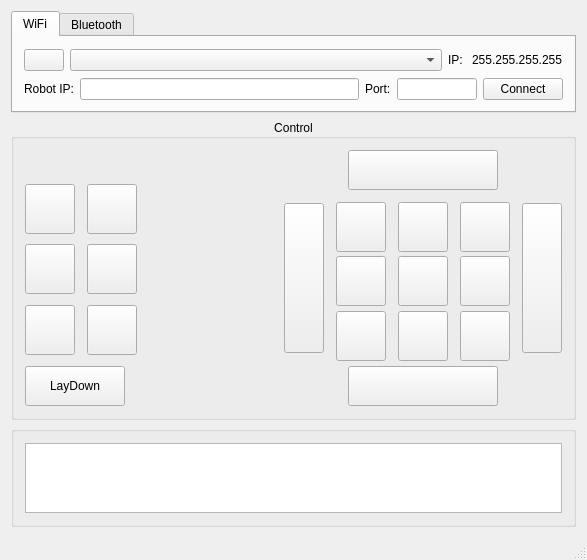
<?xml version="1.0" encoding="UTF-8"?>
<ui version="4.0">
 <class>MainWindow</class>
 <widget class="QMainWindow" name="MainWindow">
  <property name="geometry">
   <rect>
    <x>0</x>
    <y>0</y>
    <width>587</width>
    <height>560</height>
   </rect>
  </property>
  <property name="minimumSize">
   <size>
    <width>500</width>
    <height>560</height>
   </size>
  </property>
  <property name="windowTitle">
   <string>Hexapod</string>
  </property>
  <property name="windowIcon">
   <iconset>
    <normaloff>res/hexapod-logo.png</normaloff>res/hexapod-logo.png</iconset>
  </property>
  <widget class="QWidget" name="centralWidget">
   <layout class="QVBoxLayout" name="verticalLayout">
    <item>
     <widget class="QTabWidget" name="tabWidget">
      <property name="currentIndex">
       <number>0</number>
      </property>
      <widget class="QWidget" name="tab">
       <attribute name="title">
        <string>WiFi</string>
       </attribute>
       <layout class="QVBoxLayout" name="verticalLayout_3">
        <item>
         <layout class="QHBoxLayout" name="horizontalLayout_5">
          <item>
           <widget class="QPushButton" name="button_Refresh">
            <property name="text">
             <string/>
            </property>
            <property name="icon">
             <iconset>
              <normaloff>res/arrows-rotate-solid.svg</normaloff>res/arrows-rotate-solid.svg</iconset>
            </property>
           </widget>
          </item>
          <item>
           <widget class="QComboBox" name="comboBox_Interface">
            <property name="sizePolicy">
             <sizepolicy hsizetype="Expanding" vsizetype="Fixed">
              <horstretch>1</horstretch>
              <verstretch>0</verstretch>
             </sizepolicy>
            </property>
            <property name="minimumSize">
             <size>
              <width>100</width>
              <height>0</height>
             </size>
            </property>
            <property name="maximumSize">
             <size>
              <width>16777215</width>
              <height>16777215</height>
             </size>
            </property>
           </widget>
          </item>
          <item>
           <widget class="QLabel" name="label_2">
            <property name="text">
             <string>IP: </string>
            </property>
           </widget>
          </item>
          <item>
           <widget class="QLabel" name="label_LocalIP">
            <property name="text">
             <string>255.255.255.255</string>
            </property>
            <property name="textInteractionFlags">
             <set>Qt::LinksAccessibleByMouse|Qt::TextSelectableByMouse</set>
            </property>
           </widget>
          </item>
         </layout>
        </item>
        <item>
         <layout class="QHBoxLayout" name="horizontalLayout_7">
          <item>
           <widget class="QLabel" name="label_targetIP">
            <property name="sizePolicy">
             <sizepolicy hsizetype="Preferred" vsizetype="Preferred">
              <horstretch>0</horstretch>
              <verstretch>0</verstretch>
             </sizepolicy>
            </property>
            <property name="minimumSize">
             <size>
              <width>0</width>
              <height>0</height>
             </size>
            </property>
            <property name="baseSize">
             <size>
              <width>0</width>
              <height>0</height>
             </size>
            </property>
            <property name="text">
             <string>Robot IP:</string>
            </property>
           </widget>
          </item>
          <item>
           <widget class="QLineEdit" name="lineEdit_TcpClientTargetIP">
            <property name="minimumSize">
             <size>
              <width>150</width>
              <height>0</height>
             </size>
            </property>
            <property name="maximumSize">
             <size>
              <width>16777215</width>
              <height>16777215</height>
             </size>
            </property>
           </widget>
          </item>
          <item>
           <widget class="QLabel" name="label_targetPort">
            <property name="sizePolicy">
             <sizepolicy hsizetype="Preferred" vsizetype="Preferred">
              <horstretch>0</horstretch>
              <verstretch>0</verstretch>
             </sizepolicy>
            </property>
            <property name="minimumSize">
             <size>
              <width>0</width>
              <height>0</height>
             </size>
            </property>
            <property name="text">
             <string>Port:</string>
            </property>
           </widget>
          </item>
          <item>
           <widget class="QLineEdit" name="lineEdit_TcpClientTargetPort">
            <property name="minimumSize">
             <size>
              <width>80</width>
              <height>0</height>
             </size>
            </property>
            <property name="maximumSize">
             <size>
              <width>80</width>
              <height>16777215</height>
             </size>
            </property>
           </widget>
          </item>
          <item>
           <widget class="QPushButton" name="buttonTcpConnect">
            <property name="text">
             <string>Connect</string>
            </property>
           </widget>
          </item>
         </layout>
        </item>
       </layout>
      </widget>
      <widget class="QWidget" name="tab_2">
       <attribute name="title">
        <string>Bluetooth</string>
       </attribute>
       <layout class="QVBoxLayout" name="verticalLayout_4">
        <item>
         <layout class="QHBoxLayout" name="horizontalLayout_4">
          <item>
           <widget class="QLabel" name="label">
            <property name="text">
             <string>Robot MAC:</string>
            </property>
           </widget>
          </item>
          <item>
           <widget class="QLineEdit" name="lineEditBtMac">
            <property name="sizePolicy">
             <sizepolicy hsizetype="Expanding" vsizetype="Fixed">
              <horstretch>1</horstretch>
              <verstretch>0</verstretch>
             </sizepolicy>
            </property>
            <property name="minimumSize">
             <size>
              <width>150</width>
              <height>0</height>
             </size>
            </property>
           </widget>
          </item>
          <item>
           <widget class="QLabel" name="label_3">
            <property name="text">
             <string>Port:</string>
            </property>
           </widget>
          </item>
          <item>
           <widget class="QLineEdit" name="lineEditBtPort">
            <property name="minimumSize">
             <size>
              <width>80</width>
              <height>0</height>
             </size>
            </property>
            <property name="maximumSize">
             <size>
              <width>80</width>
              <height>16777215</height>
             </size>
            </property>
           </widget>
          </item>
          <item>
           <widget class="QPushButton" name="buttonBtConnect">
            <property name="text">
             <string>Connect</string>
            </property>
           </widget>
          </item>
         </layout>
        </item>
        <item>
         <spacer name="verticalSpacer">
          <property name="orientation">
           <enum>Qt::Vertical</enum>
          </property>
          <property name="sizeHint" stdset="0">
           <size>
            <width>20</width>
            <height>40</height>
           </size>
          </property>
         </spacer>
        </item>
       </layout>
      </widget>
     </widget>
    </item>
    <item>
     <widget class="QGroupBox" name="groupBox_Control">
      <property name="font">
       <font>
        <bold>false</bold>
       </font>
      </property>
      <property name="title">
       <string>Control</string>
      </property>
      <property name="alignment">
       <set>Qt::AlignCenter</set>
      </property>
      <property name="flat">
       <bool>false</bool>
      </property>
      <layout class="QHBoxLayout" name="horizontalLayout">
       <item>
        <layout class="QGridLayout" name="gridLayout_3">
         <property name="spacing">
          <number>12</number>
         </property>
         <item row="3" column="1">
          <widget class="QPushButton" name="pushButton_Twist">
           <property name="minimumSize">
            <size>
             <width>50</width>
             <height>50</height>
            </size>
           </property>
           <property name="maximumSize">
            <size>
             <width>50</width>
             <height>50</height>
            </size>
           </property>
           <property name="text">
            <string/>
           </property>
           <property name="icon">
            <iconset>
             <normaloff>res/arrow-twist-solid.svg</normaloff>res/arrow-twist-solid.svg</iconset>
           </property>
           <property name="iconSize">
            <size>
             <width>32</width>
             <height>32</height>
            </size>
           </property>
           <property name="checkable">
            <bool>false</bool>
           </property>
          </widget>
         </item>
         <item row="0" column="0" colspan="2">
          <widget class="QPushButton" name="pushButton_7">
           <property name="enabled">
            <bool>false</bool>
           </property>
           <property name="text">
            <string/>
           </property>
           <property name="flat">
            <bool>true</bool>
           </property>
          </widget>
         </item>
         <item row="5" column="0" colspan="2">
          <widget class="QPushButton" name="buttonLayDown">
           <property name="enabled">
            <bool>true</bool>
           </property>
           <property name="minimumSize">
            <size>
             <width>100</width>
             <height>40</height>
            </size>
           </property>
           <property name="maximumSize">
            <size>
             <width>100</width>
             <height>40</height>
            </size>
           </property>
           <property name="autoFillBackground">
            <bool>false</bool>
           </property>
           <property name="text">
            <string>LayDown</string>
           </property>
           <property name="autoDefault">
            <bool>false</bool>
           </property>
           <property name="default">
            <bool>false</bool>
           </property>
           <property name="flat">
            <bool>false</bool>
           </property>
          </widget>
         </item>
         <item row="4" column="0">
          <widget class="QPushButton" name="pushButton_RotateZ">
           <property name="minimumSize">
            <size>
             <width>50</width>
             <height>50</height>
            </size>
           </property>
           <property name="maximumSize">
            <size>
             <width>50</width>
             <height>50</height>
            </size>
           </property>
           <property name="text">
            <string/>
           </property>
           <property name="icon">
            <iconset>
             <normaloff>res/arrow-circle-solid.svg</normaloff>res/arrow-circle-solid.svg</iconset>
           </property>
           <property name="iconSize">
            <size>
             <width>32</width>
             <height>32</height>
            </size>
           </property>
           <property name="checkable">
            <bool>false</bool>
           </property>
          </widget>
         </item>
         <item row="4" column="1">
          <widget class="QPushButton" name="buttonClimbBackward">
           <property name="minimumSize">
            <size>
             <width>50</width>
             <height>50</height>
            </size>
           </property>
           <property name="maximumSize">
            <size>
             <width>50</width>
             <height>50</height>
            </size>
           </property>
           <property name="text">
            <string/>
           </property>
           <property name="icon">
            <iconset>
             <normaloff>res/climb-down-solid.svg</normaloff>res/climb-down-solid.svg</iconset>
           </property>
           <property name="iconSize">
            <size>
             <width>32</width>
             <height>32</height>
            </size>
           </property>
           <property name="checkable">
            <bool>false</bool>
           </property>
          </widget>
         </item>
         <item row="2" column="1">
          <widget class="QPushButton" name="buttonClimbForward">
           <property name="minimumSize">
            <size>
             <width>50</width>
             <height>50</height>
            </size>
           </property>
           <property name="maximumSize">
            <size>
             <width>50</width>
             <height>50</height>
            </size>
           </property>
           <property name="text">
            <string/>
           </property>
           <property name="icon">
            <iconset>
             <normaloff>res/climb-up-solid.svg</normaloff>res/climb-up-solid.svg</iconset>
           </property>
           <property name="iconSize">
            <size>
             <width>32</width>
             <height>32</height>
            </size>
           </property>
           <property name="checkable">
            <bool>false</bool>
           </property>
          </widget>
         </item>
         <item row="3" column="0">
          <widget class="QPushButton" name="pushButton_RotateX">
           <property name="sizePolicy">
            <sizepolicy hsizetype="Minimum" vsizetype="Minimum">
             <horstretch>0</horstretch>
             <verstretch>0</verstretch>
            </sizepolicy>
           </property>
           <property name="minimumSize">
            <size>
             <width>50</width>
             <height>50</height>
            </size>
           </property>
           <property name="maximumSize">
            <size>
             <width>50</width>
             <height>50</height>
            </size>
           </property>
           <property name="text">
            <string/>
           </property>
           <property name="icon">
            <iconset>
             <normaloff>res/arrow-up-down-solid.svg</normaloff>res/arrow-up-down-solid.svg</iconset>
           </property>
           <property name="iconSize">
            <size>
             <width>32</width>
             <height>32</height>
            </size>
           </property>
           <property name="checkable">
            <bool>false</bool>
           </property>
          </widget>
         </item>
         <item row="2" column="0">
          <widget class="QPushButton" name="pushButton_RotateY">
           <property name="minimumSize">
            <size>
             <width>50</width>
             <height>50</height>
            </size>
           </property>
           <property name="maximumSize">
            <size>
             <width>50</width>
             <height>50</height>
            </size>
           </property>
           <property name="text">
            <string/>
           </property>
           <property name="icon">
            <iconset>
             <normaloff>res/arrow-left-right-solid.svg</normaloff>res/arrow-left-right-solid.svg</iconset>
           </property>
           <property name="iconSize">
            <size>
             <width>32</width>
             <height>32</height>
            </size>
           </property>
           <property name="checkable">
            <bool>false</bool>
           </property>
          </widget>
         </item>
        </layout>
       </item>
       <item>
        <spacer name="horizontalSpacer_2">
         <property name="orientation">
          <enum>Qt::Horizontal</enum>
         </property>
         <property name="sizeHint" stdset="0">
          <size>
           <width>30</width>
           <height>20</height>
          </size>
         </property>
        </spacer>
       </item>
       <item>
        <layout class="QGridLayout" name="gridLayout">
         <property name="spacing">
          <number>12</number>
         </property>
         <item row="3" column="3">
          <widget class="QPushButton" name="buttonShiftRight">
           <property name="sizePolicy">
            <sizepolicy hsizetype="Minimum" vsizetype="Minimum">
             <horstretch>0</horstretch>
             <verstretch>0</verstretch>
            </sizepolicy>
           </property>
           <property name="minimumSize">
            <size>
             <width>50</width>
             <height>50</height>
            </size>
           </property>
           <property name="maximumSize">
            <size>
             <width>50</width>
             <height>50</height>
            </size>
           </property>
           <property name="text">
            <string/>
           </property>
           <property name="icon">
            <iconset>
             <normaloff>res/arrow-right-solid.svg</normaloff>res/arrow-right-solid.svg</iconset>
           </property>
           <property name="checkable">
            <bool>false</bool>
           </property>
          </widget>
         </item>
         <item row="2" column="0" rowspan="3">
          <widget class="QPushButton" name="buttonTurnLeft">
           <property name="sizePolicy">
            <sizepolicy hsizetype="Minimum" vsizetype="Fixed">
             <horstretch>0</horstretch>
             <verstretch>0</verstretch>
            </sizepolicy>
           </property>
           <property name="minimumSize">
            <size>
             <width>40</width>
             <height>150</height>
            </size>
           </property>
           <property name="text">
            <string/>
           </property>
           <property name="icon">
            <iconset>
             <normaloff>res/arrow-turn-left-solid.svg</normaloff>res/arrow-turn-left-solid.svg</iconset>
           </property>
           <property name="iconSize">
            <size>
             <width>24</width>
             <height>64</height>
            </size>
           </property>
           <property name="checkable">
            <bool>false</bool>
           </property>
          </widget>
         </item>
         <item row="4" column="2">
          <widget class="QPushButton" name="buttonBackward">
           <property name="sizePolicy">
            <sizepolicy hsizetype="Minimum" vsizetype="Minimum">
             <horstretch>0</horstretch>
             <verstretch>0</verstretch>
            </sizepolicy>
           </property>
           <property name="minimumSize">
            <size>
             <width>50</width>
             <height>50</height>
            </size>
           </property>
           <property name="maximumSize">
            <size>
             <width>50</width>
             <height>50</height>
            </size>
           </property>
           <property name="text">
            <string/>
           </property>
           <property name="icon">
            <iconset>
             <normaloff>res/arrow-down-solid.svg</normaloff>res/arrow-down-solid.svg</iconset>
           </property>
           <property name="checkable">
            <bool>false</bool>
           </property>
          </widget>
         </item>
         <item row="4" column="3">
          <widget class="QPushButton" name="buttonRight135">
           <property name="sizePolicy">
            <sizepolicy hsizetype="Minimum" vsizetype="Minimum">
             <horstretch>0</horstretch>
             <verstretch>0</verstretch>
            </sizepolicy>
           </property>
           <property name="minimumSize">
            <size>
             <width>50</width>
             <height>50</height>
            </size>
           </property>
           <property name="maximumSize">
            <size>
             <width>50</width>
             <height>50</height>
            </size>
           </property>
           <property name="text">
            <string/>
           </property>
           <property name="icon">
            <iconset>
             <normaloff>res/arrow-down-right-solid.svg</normaloff>res/arrow-down-right-solid.svg</iconset>
           </property>
           <property name="checkable">
            <bool>false</bool>
           </property>
          </widget>
         </item>
         <item row="4" column="1">
          <widget class="QPushButton" name="buttonLeft135">
           <property name="sizePolicy">
            <sizepolicy hsizetype="Minimum" vsizetype="Minimum">
             <horstretch>0</horstretch>
             <verstretch>0</verstretch>
            </sizepolicy>
           </property>
           <property name="minimumSize">
            <size>
             <width>50</width>
             <height>50</height>
            </size>
           </property>
           <property name="maximumSize">
            <size>
             <width>50</width>
             <height>50</height>
            </size>
           </property>
           <property name="text">
            <string/>
           </property>
           <property name="icon">
            <iconset>
             <normaloff>res/arrow-down-left-solid.svg</normaloff>res/arrow-down-left-solid.svg</iconset>
           </property>
           <property name="checkable">
            <bool>false</bool>
           </property>
          </widget>
         </item>
         <item row="2" column="4" rowspan="3">
          <widget class="QPushButton" name="buttonTurnRight">
           <property name="minimumSize">
            <size>
             <width>40</width>
             <height>150</height>
            </size>
           </property>
           <property name="text">
            <string/>
           </property>
           <property name="icon">
            <iconset>
             <normaloff>res/arrow-turn-right-solid.svg</normaloff>res/arrow-turn-right-solid.svg</iconset>
           </property>
           <property name="iconSize">
            <size>
             <width>24</width>
             <height>64</height>
            </size>
           </property>
           <property name="checkable">
            <bool>false</bool>
           </property>
          </widget>
         </item>
         <item row="2" column="3">
          <widget class="QPushButton" name="buttonRight45">
           <property name="enabled">
            <bool>true</bool>
           </property>
           <property name="sizePolicy">
            <sizepolicy hsizetype="Minimum" vsizetype="Minimum">
             <horstretch>0</horstretch>
             <verstretch>0</verstretch>
            </sizepolicy>
           </property>
           <property name="minimumSize">
            <size>
             <width>50</width>
             <height>50</height>
            </size>
           </property>
           <property name="maximumSize">
            <size>
             <width>50</width>
             <height>50</height>
            </size>
           </property>
           <property name="text">
            <string/>
           </property>
           <property name="icon">
            <iconset>
             <normaloff>res/arrow-up-right-solid.svg</normaloff>res/arrow-up-right-solid.svg</iconset>
           </property>
           <property name="checkable">
            <bool>false</bool>
           </property>
          </widget>
         </item>
         <item row="1" column="1" colspan="3">
          <layout class="QHBoxLayout" name="horizontalLayout_2">
           <property name="spacing">
            <number>0</number>
           </property>
           <item>
            <widget class="QPushButton" name="buttonFastForward">
             <property name="minimumSize">
              <size>
               <width>150</width>
               <height>40</height>
              </size>
             </property>
             <property name="maximumSize">
              <size>
               <width>150</width>
               <height>16777215</height>
              </size>
             </property>
             <property name="text">
              <string/>
             </property>
             <property name="icon">
              <iconset>
               <normaloff>res/arrow-up-up-solid.svg</normaloff>res/arrow-up-up-solid.svg</iconset>
             </property>
             <property name="iconSize">
              <size>
               <width>24</width>
               <height>24</height>
              </size>
             </property>
             <property name="checkable">
              <bool>false</bool>
             </property>
             <property name="checked">
              <bool>false</bool>
             </property>
             <property name="flat">
              <bool>false</bool>
             </property>
            </widget>
           </item>
          </layout>
         </item>
         <item row="3" column="2">
          <widget class="QPushButton" name="buttonStandby">
           <property name="sizePolicy">
            <sizepolicy hsizetype="Minimum" vsizetype="Minimum">
             <horstretch>0</horstretch>
             <verstretch>0</verstretch>
            </sizepolicy>
           </property>
           <property name="minimumSize">
            <size>
             <width>50</width>
             <height>50</height>
            </size>
           </property>
           <property name="maximumSize">
            <size>
             <width>50</width>
             <height>50</height>
            </size>
           </property>
           <property name="text">
            <string/>
           </property>
           <property name="icon">
            <iconset>
             <normaloff>res/pause-solid.svg</normaloff>res/pause-solid.svg</iconset>
           </property>
           <property name="checkable">
            <bool>false</bool>
           </property>
           <property name="checked">
            <bool>false</bool>
           </property>
          </widget>
         </item>
         <item row="3" column="1">
          <widget class="QPushButton" name="buttonShiftLeft">
           <property name="sizePolicy">
            <sizepolicy hsizetype="Minimum" vsizetype="Minimum">
             <horstretch>0</horstretch>
             <verstretch>0</verstretch>
            </sizepolicy>
           </property>
           <property name="minimumSize">
            <size>
             <width>50</width>
             <height>50</height>
            </size>
           </property>
           <property name="maximumSize">
            <size>
             <width>50</width>
             <height>50</height>
            </size>
           </property>
           <property name="text">
            <string/>
           </property>
           <property name="icon">
            <iconset>
             <normaloff>res/arrow-left-solid.svg</normaloff>res/arrow-left-solid.svg</iconset>
           </property>
           <property name="checkable">
            <bool>false</bool>
           </property>
          </widget>
         </item>
         <item row="2" column="1">
          <widget class="QPushButton" name="buttonLeft45">
           <property name="sizePolicy">
            <sizepolicy hsizetype="Minimum" vsizetype="Minimum">
             <horstretch>0</horstretch>
             <verstretch>0</verstretch>
            </sizepolicy>
           </property>
           <property name="minimumSize">
            <size>
             <width>50</width>
             <height>50</height>
            </size>
           </property>
           <property name="maximumSize">
            <size>
             <width>50</width>
             <height>50</height>
            </size>
           </property>
           <property name="text">
            <string/>
           </property>
           <property name="icon">
            <iconset>
             <normaloff>res/arrow-up-left-solid.svg</normaloff>res/arrow-up-left-solid.svg</iconset>
           </property>
           <property name="checkable">
            <bool>false</bool>
           </property>
          </widget>
         </item>
         <item row="2" column="2">
          <widget class="QPushButton" name="buttonForward">
           <property name="sizePolicy">
            <sizepolicy hsizetype="Minimum" vsizetype="Minimum">
             <horstretch>0</horstretch>
             <verstretch>0</verstretch>
            </sizepolicy>
           </property>
           <property name="minimumSize">
            <size>
             <width>50</width>
             <height>50</height>
            </size>
           </property>
           <property name="maximumSize">
            <size>
             <width>50</width>
             <height>50</height>
            </size>
           </property>
           <property name="text">
            <string/>
           </property>
           <property name="icon">
            <iconset>
             <normaloff>res/arrow-up-solid.svg</normaloff>res/arrow-up-solid.svg</iconset>
           </property>
           <property name="checkable">
            <bool>false</bool>
           </property>
          </widget>
         </item>
         <item row="5" column="1" colspan="3">
          <layout class="QHBoxLayout" name="horizontalLayout_3">
           <property name="spacing">
            <number>0</number>
           </property>
           <item>
            <widget class="QPushButton" name="buttonFastBackward">
             <property name="minimumSize">
              <size>
               <width>0</width>
               <height>40</height>
              </size>
             </property>
             <property name="maximumSize">
              <size>
               <width>150</width>
               <height>16777215</height>
              </size>
             </property>
             <property name="text">
              <string/>
             </property>
             <property name="icon">
              <iconset>
               <normaloff>res/arrow-down-down-solid.svg</normaloff>res/arrow-down-down-solid.svg</iconset>
             </property>
             <property name="iconSize">
              <size>
               <width>24</width>
               <height>24</height>
              </size>
             </property>
             <property name="checkable">
              <bool>false</bool>
             </property>
            </widget>
           </item>
          </layout>
         </item>
        </layout>
       </item>
      </layout>
     </widget>
    </item>
    <item>
     <widget class="QGroupBox" name="groupBox">
      <property name="title">
       <string/>
      </property>
      <layout class="QVBoxLayout" name="verticalLayout_2">
       <item>
        <widget class="QTextBrowser" name="textBrowserMessage"/>
       </item>
      </layout>
     </widget>
    </item>
   </layout>
  </widget>
  <widget class="QMenuBar" name="menuBar">
   <property name="geometry">
    <rect>
     <x>0</x>
     <y>0</y>
     <width>587</width>
     <height>19</height>
    </rect>
   </property>
  </widget>
  <widget class="QStatusBar" name="status_bar"/>
 </widget>
 <layoutdefault spacing="6" margin="11"/>
 <resources/>
 <connections/>
</ui>
